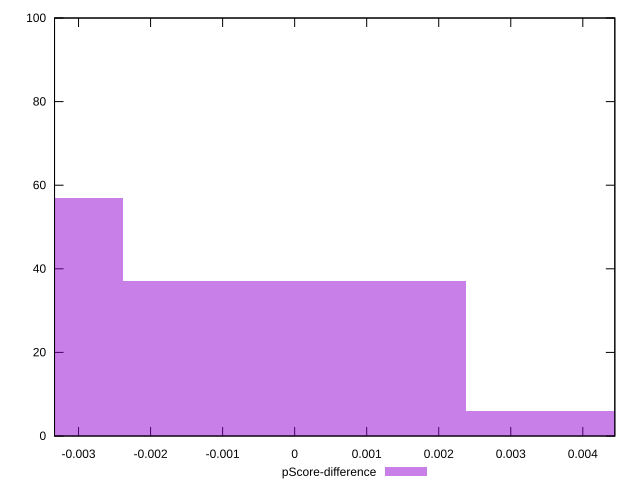

gnuplot code for this plot:
reset

$pScoreDifference <<EOF
-0.004770725464318028 57
0 37
0.004770725464318028 6
EOF

set key outside below
set boxwidth 0.004770725464318028
set xrange [-0.0033333333333334103:0.004444444444444473]
set yrange [0:100]
set trange [0:100]
set style fill transparent solid 0.5 noborder
set terminal svg size 640, 490 enhanced background rgb 'white'
set output "report_00018_2021-02-10T15-25-16.877Z/uses-webp-images/samples/pages/pScore-difference/histogram.svg"

plot $pScoreDifference title "pScore-difference" with boxes

reset
